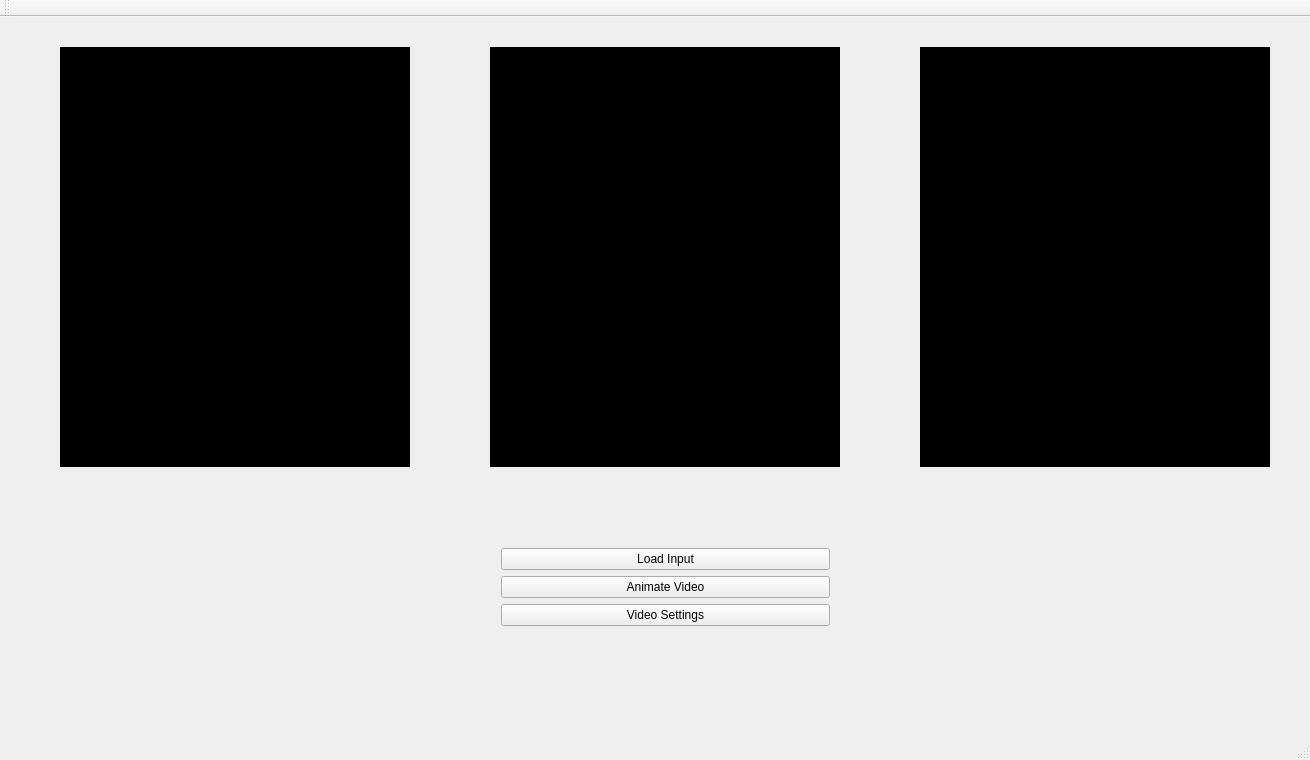
<?xml version="1.0" encoding="UTF-8"?>
<ui version="4.0">
 <class>MainWindow</class>
 <widget class="QMainWindow" name="MainWindow">
  <property name="geometry">
   <rect>
    <x>0</x>
    <y>0</y>
    <width>1310</width>
    <height>760</height>
   </rect>
  </property>
  <property name="minimumSize">
   <size>
    <width>1310</width>
    <height>760</height>
   </size>
  </property>
  <property name="maximumSize">
   <size>
    <width>1310</width>
    <height>760</height>
   </size>
  </property>
  <property name="windowTitle">
   <string>Motion Capture and Animation</string>
  </property>
  <widget class="QWidget" name="centralWidget">
   <widget class="QLabel" name="videoInput">
    <property name="geometry">
     <rect>
      <x>60</x>
      <y>30</y>
      <width>350</width>
      <height>420</height>
     </rect>
    </property>
    <property name="autoFillBackground">
     <bool>false</bool>
    </property>
    <property name="styleSheet">
     <string notr="true">Background-color: #000;</string>
    </property>
    <property name="text">
     <string/>
    </property>
   </widget>
   <widget class="QLabel" name="videoSticks">
    <property name="geometry">
     <rect>
      <x>490</x>
      <y>30</y>
      <width>350</width>
      <height>420</height>
     </rect>
    </property>
    <property name="autoFillBackground">
     <bool>false</bool>
    </property>
    <property name="styleSheet">
     <string notr="true">Background-color: #000;</string>
    </property>
    <property name="text">
     <string/>
    </property>
   </widget>
   <widget class="QLabel" name="videoShapes">
    <property name="geometry">
     <rect>
      <x>920</x>
      <y>30</y>
      <width>350</width>
      <height>420</height>
     </rect>
    </property>
    <property name="autoFillBackground">
     <bool>false</bool>
    </property>
    <property name="styleSheet">
     <string notr="true">Background-color: #000;</string>
    </property>
    <property name="text">
     <string/>
    </property>
   </widget>
   <widget class="QWidget" name="layoutWidget">
    <property name="geometry">
     <rect>
      <x>490</x>
      <y>520</y>
      <width>351</width>
      <height>161</height>
     </rect>
    </property>
    <layout class="QFormLayout" name="formLayout">
     <item row="0" column="0" colspan="2">
      <widget class="QPushButton" name="buttonLoadVid">
       <property name="text">
        <string>Load Input</string>
       </property>
      </widget>
     </item>
     <item row="1" column="0" colspan="2">
      <widget class="QPushButton" name="buttonPlayVid">
       <property name="text">
        <string>Animate Video</string>
       </property>
      </widget>
     </item>
     <item row="2" column="0" colspan="2">
      <widget class="QPushButton" name="buttonVidSettings">
       <property name="text">
        <string>Video Settings</string>
       </property>
      </widget>
     </item>
    </layout>
   </widget>
  </widget>
  <widget class="QMenuBar" name="menuBar">
   <property name="geometry">
    <rect>
     <x>0</x>
     <y>0</y>
     <width>1310</width>
     <height>22</height>
    </rect>
   </property>
  </widget>
  <widget class="QToolBar" name="mainToolBar">
   <attribute name="toolBarArea">
    <enum>TopToolBarArea</enum>
   </attribute>
   <attribute name="toolBarBreak">
    <bool>false</bool>
   </attribute>
  </widget>
  <widget class="QStatusBar" name="statusBar"/>
 </widget>
 <layoutdefault spacing="6" margin="11"/>
 <resources/>
 <connections/>
</ui>
